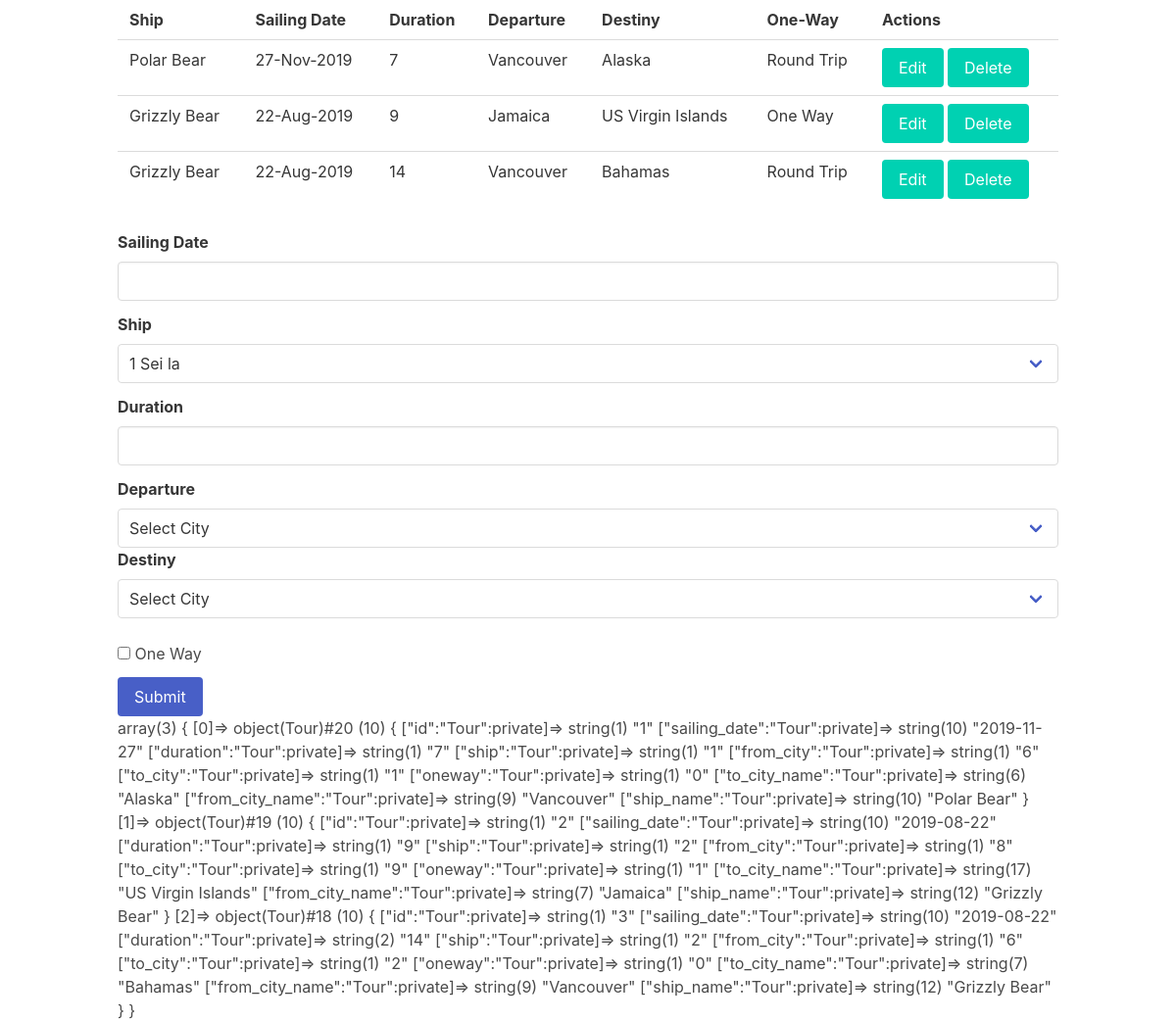
The page / on the database its author committed.
### tables this page shows
CREATE TABLE IF NOT EXISTS tours (
  id int NOT NULL AUTO_INCREMENT,
  sailing_date date DEFAULT NULL,
  duration int NOT NULL,
  ship int NOT NULL,
  from_city int NOT NULL,
  to_city int NOT NULL,
  oneway int(1) not null,
  PRIMARY KEY (id),
  FOREIGN KEY (from_city) REFERENCES cities.id,
  FOREIGN KEY (to_city) REFERENCES cities.id,
  FOREIGN KEY (ship) REFERENCES ships(id));

CREATE TABLE IF NOT EXISTS ships (
  id int NOT NULL AUTO_INCREMENT,
  name varchar(45) NOT NULL,
  yearservice int(5) NOT NULL,
  active boolean not null default 1,
  PRIMARY KEY (id));

CREATE TABLE IF NOT EXISTS cities (
  id int NOT NULL AUTO_INCREMENT,
  name varchar(50) NOT NULL,
  active boolean not null default 1,
  PRIMARY KEY (id));

### index.php (called while the page is built, shortened)
<?php
require_once('inc/Entities/Tour.class.php');
require_once('inc/utilities/PageIndex.class.php');
require_once('inc/utilities/PDOAgent.class.php');
$tours = ToursMapper::getTours();
PageIndex::header();
PageIndex::showTours($tours);
PageIndex::FormTour('aa');
var_dump($tours);
PageIndex::footer();
?>

### inc/utilities/PDOAgent.class.php (called while the page is built, shortened)
<?php
class PDOAgent    {
    private $host = DB_HOST;
    private $user = DB_USER;
    private $pass = DB_PASS;
    private $dbname = DB_NAME;
    private $className;
    private $pdo;
    private $stmt;
    public function __construct(String $className)    {
        $this->className = $className;
        $dsn = 'mysql:host=' . $this->host . ';dbname=' . $this->dbname;
        $options = array(
            PDO::ATTR_PERSISTENT => true,
            PDO::ATTR_ERRMODE => PDO::ERRMODE_EXCEPTION
            );
        try {
            $this->pdo = new PDO($dsn, $this->user, $this->pass, $options);
        } catch (PDOException $e) {
            $this->error = $e->getMessage();
        }
    }
    public function query(string $query) {
            $this->stmt = $this->pdo->prepare($query);
    }
    public function execute($data = null)   {
        if (is_null($data)) {
            return $this->stmt->execute();
        } else {
            return $this->stmt->execute($data);
        }
    }
    public function resultSet(){
        $this->execute();
        return $this->stmt->fetchAll(PDO::FETCH_CLASS, $this->className);
    }
}
?>

### inc/utilities/ToursMapper.class.php (called while the page is built)
<?php
class ToursMapper {
    static $db;
    static function initialize() {
        self::$db = new PDOAgent('Tour');
    }
    static function getTours() {
        self::$db->query('select t.id,t.sailing_date,t.ship,t.duration,t.from_city,t.to_city,
                t.oneway, c.name as to_city_name, ci.name as from_city_name, s.name as ship_name
            from tours t
            inner join cities c on c.id = t.to_city
            inner join cities ci on ci.id = t.from_city
            inner join ships s on s.id = t.ship ;');
        self::$db->execute();
        return self::$db->resultSet();
    }
}
?>

### inc/entities/Tour.class.php (called while the page is built, shortened)
<?php
class Tour {
    private $id;
    private $sailing_date;
    private $duration;
    private $oneway;
    private $to_city_name;
    private $from_city_name;
    private $ship_name;
    public function getId() : int {
        return $this->id;
    }
    public function getSailingDate()  {
        return DateTime::createFromFormat("Y-m-d", $this->sailing_date );
    }
    public function getDuration() : int {
        return $this->duration;
    }
    public function getOneway() : int {
        return $this->oneway;
    }
    public function getToCityName() : String {
        return $this->to_city_name;
    }
    public function getFromCityName() : String {
        return $this->from_city_name;
    }
    public function getShipName() : String {
        return $this->ship_name;
    }
}
?>

### inc/utilities/PageIndex.class.php (the view, shortened to what this page needs)
<?php
class PageIndex {
  static function header() {
  ?>
      <!DOCTYPE html>
      <html lang="en">
        <head>
          <link rel="stylesheet" href="https://cdnjs.cloudflare.com/ajax/libs/bulma/0.7.4/css/bulma.min.css">
          <link rel="stylesheet" href="css/bulma-calendar.min.css">
              <div id="container" style="margin:auto;width:80%;">
    <?php
    }
  static function showTours($tours) {
    if(!empty($tours)) {
      echo '<table class="table" style="width:100%;">
              <tr>
                <th>Ship</th>
                <th>Sailing Date</th>
                <th>Duration</th>
                <th>Departure</th>
                <th>Destiny</th>
                <th>One-Way</th>
                <th>Actions</th>
              </tr>';
      foreach($tours as $tour) {
        echo '<tr>
            <td>'.$tour->getShipName().'</td>
            <td>'.$tour->getSailingDate()->format('d-M-Y').'</td>
            <td>'.$tour->getDuration().'</td>
            <td>'.$tour->getFromCityName().'</td>
            <td>'.$tour->getToCityName().'</td>
            <td>'.($tour->getOneway()==1?'One Way':'Round Trip').'</td>
            <td>
              <a href="'.$_SERVER['PHP_SELF'].'?id='.$tour->getId().'&a=e" class="button is-primary">Edit</a>
              <a href="'.$_SERVER['PHP_SELF'].'?id='.$tour->getId().'&a=e" class="button is-primary">Delete</a>
            </td>
          </tr>';
      }
      echo '</table>';
    }
  }
  static function FormTour($tour) {
  ?>
    <div class="field">
      <label class="label">Sailing Date</label>
      <div class="control">
        <input class="input" type="input" />
      </div>
    </div>
    <div class="field">
      <label class="label">Ship</label>
      <div class="select is-fullwidth">
        <select>
          <option value="1">1 Sei la</option>
        </select>
    </div>
    </div>
    <div class="field">
      <label class="label">Duration</label>
      <div class="control">
        <input class="input" type="input" />
      </div>
    </div>
    <div class="field">
      <label class="label">Departure</label>
      <div class="select is-fullwidth">
        <select>
          <option value=0>Select City</option>
        </select>
    </div>
    <div class="field">
      <label class="label">Destiny</label>
      <div class="select is-fullwidth">
        <select>
          <option value=0>Select City</option>
        </select>
    </div>
    <div class="field">&nbsp;
      <div class="control">
        <label class="checkbox">
          <input type="checkbox"> One Way
        </label>
      </div>
    </div>
    <div class="field is-grouped">
      <div class="control">
        <button class="button is-link">Submit</button>
      </div>
    </div>
  <?php
  }
  static function footer() {
    ?>
        </div>
      </body>
    </html>
  <?php
  }
}
?>

### rows shown on the page
tours: ship.name "Polar Bear", sailing_date "27-Nov-2019", duration "7", cities.name "Vancouver", cities.name "Alaska", oneway "Round Trip"
tours: ship.name "Grizzly Bear", sailing_date "22-Aug-2019", duration "9", cities.name "Jamaica", cities.name "US Virgin Islands", oneway "One Way"
tours: ship.name "Grizzly Bear", sailing_date "22-Aug-2019", duration "14", cities.name "Vancouver", cities.name "Bahamas", oneway "Round Trip"
